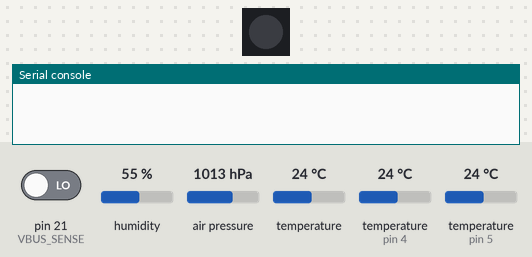
A program run on a simulated MicroPython board. On the bench: 1 RGB LEDs in strip order, left to right, the last lines printed to the serial console. The test bench sets the inputs (shaded band); at power-on: pin 21 (VBUS_SENSE) LOW, humidity 55 %, air pressure 1013 hPa, temperature 24 °C, temperature (sensors on pin 4, pin 5) 24 °C. Dim RGB values are drawn brighter than linear; WiFi joins after 1.5 s; no MQTT or app messages arrive unless stated; values from a settings file that is not in the repository are placeholders; deep sleep restarts the program when it ends.

Above: at 0.0 s.
At 1.8 s:
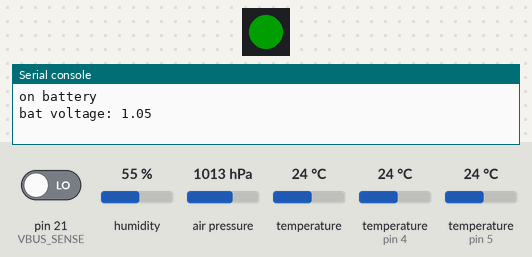
At 3.4 s:
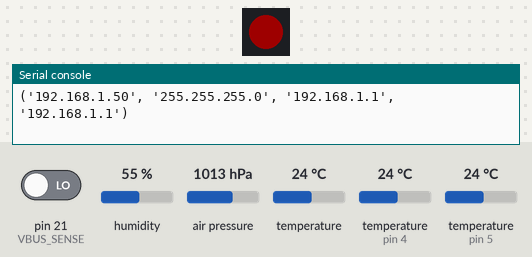
Timing chart, 0 to 5.0 s (numbered marks = the images above):
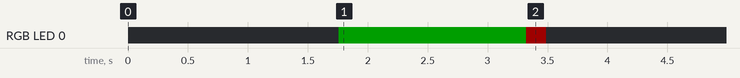

The program:

main.py
```python
import machine
from bme280_float import *
import gr_sensor

import time
from umqtt.simple import MQTTClient
import ubinascii
import secrets
import ntptime


# try to use the tinys2 module

try:
    tinys2_flag = True
    import tinys2

    if tinys2.get_vbus_present():
        print('on USB')
        bat_voltage = 5.0
    else:
        print('on battery')
        #bat_voltage = tinys2.get_battery_voltage()

except:
    tinys2_flag = False
    pass


SDA_PIN = tinys2.I2C_SDA
SCL_PIN = tinys2.I2C_SCL
ds18b20_pin1 = const(4)
ds18b20_pin2 = const(5)
TPL_PIN = const(37)
NEOPXL_PIN = tinys2.RGB_DATA
#LED_PIN = const(13)
SLEEP_SEC = 5000
DEEPSLEEP_SEC = 300000 - SLEEP_SEC
wdt = machine.WDT(timeout=int(DEEPSLEEP_SEC / 2))

BOARD_NAME = 'tinys2fridge'

import neopixel
SEND_DATA = True
SET_TIME = False


NEOPXL_READ_COLOR = (0,30,0)
NEOPXL_SEND_COLOR = (30,0,0)
qos = 0


client_id = ubinascii.hexlify(machine.unique_id())
fridge_topicupper = b'home/testdata/fridgeupper'
fridge_topiclower = b'home/testdata/fridgelower'
fridge_pres_topic = b'home/testdata/fridge_pres'
fridge_rh_topic = b'home/testdata/fridge_rh'
fridge_temp_topic = b'home/testdata/fridge_temp'

#tplpin = machine.Pin(TPL_PIN, machine.Pin.OUT,)

#led = machine.Pin(LED_PIN, machine.Pin.OUT,)
i2c = machine.SoftI2C(scl=machine.Pin(SCL_PIN), sda=machine.Pin(SDA_PIN))
i2c.scan()
bme280 = BME280(i2c=i2c)
# the 1st reading is mostly wrong...
T, P, Rh = bme280.read_compensated_data()
time.sleep_ms(200)

def main():
    wdt.feed()
    while True:
        try:
            tinys2.set_pixel_power(True)

            np = neopixel.NeoPixel(machine.Pin(NEOPXL_PIN),1)
            # light up LED while sending
            np[0] = NEOPXL_READ_COLOR
            np.write()
        except:
            pass
        if tinys2_flag:
            voltage_topic = b'home/{}/voltage'.format(BOARD_NAME)
            bat_voltage = tinys2.get_battery_voltage()
            print(f"bat voltage: {bat_voltage}")

        # read DS18B20s
        ds_data = gr_sensor.read_ds18b20(ds18b20_pin1)
        for data in ds_data:
            print('T id {}: {}'.format(data, ds_data[data]))
            tempupper = ds_data[data]
        ds_data = gr_sensor.read_ds18b20(ds18b20_pin2)
        for data in ds_data:
            print('T id {}: {}'.format(data, ds_data[data]))
            templower = ds_data[data]
        if templower > tempupper:
            tmp = templower
            templower = tempupper
            tempupper = tmp
        #read BME280
        T, P, Rh = bme280.read_compensated_data()
        P = P/100.
        print(f"T: {T}, P: {P}, Rh: {Rh}")

        if SEND_DATA:
            # light up LED while sending
            np[0] = NEOPXL_SEND_COLOR
            np.write()

            from gr_wifi import wifi_connect, gr_wifi_down, gr_settime
            # wlan = wifi_connect()
            try:
                wifi_up = wlan.isconnected()
                print('wifi is up')
                print(wlan.ifconfig())
            except:
                print('wifi is down')
                wlan = wifi_connect()
                print(wlan.ifconfig())

                wifi_up = wlan.isconnected()
            if SET_TIME:
                gr_settime(wlan=wlan, verbose=True)


            client = MQTTClient(client_id,
                                secrets.secrets_local['mqtt_broker'],
                                user=secrets.secrets_local['mqtt_user'],
                                password=secrets.secrets_local['mqtt_pass'])
            client.connect()
            print('publishing {} {}'.format(fridge_topicupper, tempupper))
            client.publish(fridge_topicupper, '{}'.format(tempupper), qos=qos)
            print('publishing {} {}'.format(fridge_topiclower, templower))
            client.publish(fridge_topiclower, '{}'.format(templower), qos=qos)

            print('publishing {} {}'.format(fridge_rh_topic, Rh))
            client.publish(fridge_rh_topic, '{}'.format(Rh), qos=qos)

            print('publishing {} {}'.format(fridge_temp_topic, T))
            client.publish(fridge_temp_topic, '{}'.format(T), qos=qos)

            print('publishing {} {}'.format(fridge_pres_topic, P))
            client.publish(fridge_pres_topic, '{}'.format(P), qos=qos)

            if tinys2_flag:
                client.publish(voltage_topic, '{}'.format(bat_voltage), qos=qos)
                print('published {} {}'.format(voltage_topic, bat_voltage))

            client.disconnect()
            print('published..')
            gr_wifi_down(wlan)

        print('switching off..')
        np[0] = (0,0,0)
        np.write()
        try:
            tinys2.set_pixel_power(False)
        except:
            pass
        wdt.feed()
        print(f"sleeping {SLEEP_SEC/1000} sec..")
        machine.sleep(SLEEP_SEC)

        print(f"deep sleeping {DEEPSLEEP_SEC/1000} sec..")
        machine.sleep(100)
        machine.deepsleep(DEEPSLEEP_SEC)


main()
```

gr_sensor.py
```python
# gr_sensor_reading

import onewire
import ds18x20
import machine
import time
from ubinascii import hexlify
import uasyncio as asyncio

async def read_ds18b20_async(pin, verbose=False):
    ow = onewire.OneWire(machine.Pin(pin))
    ds = ds18x20.DS18X20(ow)
    roms = ds.scan()
    ds.convert_temp()
    await asyncio.sleep_ms(750)
    ret = {}
    async for rom in roms:
        ret[hexlify(rom)]=ds.read_temp(rom)

    if verbose:
        print(ret)

    return ret

def read_ds18b20(pin, verbose=False):
    ow = onewire.OneWire(machine.Pin(pin))
    ds = ds18x20.DS18X20(ow)
    roms = ds.scan()
    ds.convert_temp()
    time.sleep_ms(750)
    ret = {}
    for rom in roms:
        ret[hexlify(rom)]=ds.read_temp(rom)

    if verbose:
        print(ret)

    return ret


    
```

tinys2.py
```python
# TinyS2 MicroPython Helper Library
# 2021 Seon Rozenblum - Unexpected Maker
#
# Project home:
#   https://tinys2.io
#
# 2021-Apr-10 - v0.1 - Initial implementation

# Import required libraries
from micropython import const
from machine import Pin, SPI, ADC
import machine, time

# TinyS2 Hardware Pin Assignments

# Sense Pins
VBUS_SENSE = const(21)
VBAT_SENSE = const(3)


# RGB LED Pins
RGB_DATA = const(1)
RGB_PWR = const(2)

# SPI
SPI_MOSI = const(35)
SPI_MISO = const(36)
SPI_CLK = const(37)

# I2C
I2C_SDA = const(8)
I2C_SCL = const(9)

# DAC
DAC1 = const(17)
DAC2 = const(18)


# Helper functions
def set_pixel_power(state):
    """Enable or Disable power to the onboard NeoPixel to either show colour, or to reduce power for deep sleep."""
    Pin(RGB_PWR, Pin.OUT).value(state)


def get_battery_voltage():
    """
    Returns the current battery voltage. If no battery is connected, returns 4.2V which is the charge voltage
    This is an approximation only, but useful to detect if the charge state of the battery is getting low.
    """
    adc = ADC(Pin(VBAT_SENSE))  # Assign the ADC pin to read
    measuredvbat = adc.read()  # Read the value
    measuredvbat /= 8192  # divide by 8192 as we are using the default ADC voltage range of 0-1V
    measuredvbat *= 4.2  # Multiply by 4.2V, our reference voltage
    return round(measuredvbat, 2)


def get_vbus_present():
    """Detect if VBUS (5V) power source is present"""
    return Pin(VBUS_SENSE, Pin.IN).value() == 1


# NeoPixel rainbow colour wheel
def rgb_color_wheel(wheel_pos):
    """Color wheel to allow for cycling through the rainbow of RGB colors."""
    wheel_pos = wheel_pos % 255

    if wheel_pos < 85:
        return 255 - wheel_pos * 3, 0, wheel_pos * 3
    elif wheel_pos < 170:
        wheel_pos -= 85
        return 0, wheel_pos * 3, 255 - wheel_pos * 3
    else:
        wheel_pos -= 170
        return wheel_pos * 3, 255 - wheel_pos * 3, 0


# Go into deep sleep but shut down the RGB LED first to save power
# Use this if you want lowest deep sleep current
def go_deepsleep(t):
    """Deep sleep helper that also powers down the on-board NeoPixel."""
    set_pixel_power(False)
    machine.deepsleep(t)
```

gr_wifi.py
```python
import secrets

global sta_if

def gr_wifi_up(ssid=secrets.secrets_local['ssid'],
               passwd=secrets.secrets_local['wifi_passwd'],
               connection_time=3,
               max_tries=5,
               verbose=True):
    """bring wifi up"""
    import network
    import time

    wlan = network.WLAN(network.STA_IF)
    wlan.active(True)
    tries = 0
    print('wifi try {:1d}\n.'.format(tries+1))

    while tries <= max_tries:
        wlan.connect(ssid, passwd)
        if verbose:
            print("sleeping {} sec for connection...".format(connection_time))
        time.sleep(connection_time)
        connect_status = wlan.isconnected()
        if connect_status:
            break
        else:
            if verbose:
                print('wifi connect try {} failed!'.format(tries))
            tries += 1

    if verbose:
        print(wlan.ifconfig())
    return wlan, connect_status

def gr_wifi_down(wlan):
    """bring wifi down"""
    wlan.disconnect()
    wlan.active(False)

def gr_settime(wlan=None, verbose=True):
    """set time using ntp (to UTC)"""
    ext_flag = True
    if wlan is None:
        wlan, connect_status = gr_wifi_up(verbose=verbose)
        ext_flag = False

    import ntptime
    ntptime.settime()
    if verbose:
        from machine import RTC
        rtc = RTC()
        if verbose:
            print(rtc.datetime())
    if not ext_flag:
        gr_wifi_down(wlan)

# def gr_add_timezone(year, month, day, hour, tz_offset=1):
#     """adjust time puple to local time including daylight saving"""
#     hour += tz_offset
#     if hour > 23:
#         day += 1
#         hour = 0
#         if

###########################################################################

def wifi_connect():
    import network
    sta_if = network.WLAN(network.STA_IF)
    if not sta_if.isconnected():
        print('connecting to network...')
        sta_if.active(True)
        sta_if.connect(secrets.secrets_local['ssid'], secrets.secrets_local['wifi_passwd'])
        while not sta_if.isconnected():
            pass
    print('network config:', sta_if.ifconfig())
    return sta_if

def no_debug():
    import esp
    # you can run this from the REPL as well
    esp.osdebug(None)
```

boot.py
```python
# This file is executed on every boot (including wake-boot from deepsleep)
#import esp
#esp.osdebug(None)
#import webrepl
#webrepl.start()

import secrets

def connect():
    import network
    sta_if = network.WLAN(network.STA_IF)
    if not sta_if.isconnected():
        print('connecting to network...')
        sta_if.active(True)
        sta_if.connect(secrets.secrets_local['ssid'], secrets.secrets_local['wifi_passwd'])
        while not sta_if.isconnected():
            pass
    print('network config:', sta_if.ifconfig())

def no_debug():
    import esp
    # you can run this from the REPL as well
    esp.osdebug(None)

#no_debug()
connect()
```

Measured:
- by itself, RGB LED 0: off → RGB(0, 30, 0) at 1.8 s, → RGB(30, 0, 0) 1.6 s later, → off 0.17 s later
